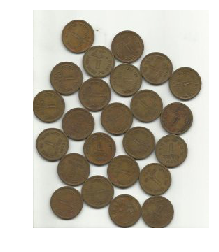
#> input picture Cycle-03/images/coins.png, 219 x 252 px
$ python main.py
#> lines starting #> are read from the running program, lines starting #| are printed output that depends on the picture; after the words box and inside, x2 and y2 are one past the last pixel; in counts of white or black regions, pixels touching at a corner belong together
import cv2
import numpy as np
import matplotlib.pyplot as plt

# Load image
img = cv2.imread('../images/coins.png')
#> img is the input picture: shape (252, 219, 3); mean B, G, R 172.5, 184.2, 189.9

# 1. Grayscale
gray = cv2.cvtColor(img, cv2.COLOR_BGR2GRAY)

# 2. Threshold (Otsu inverse)
_, bin_img = cv2.threshold(gray, 0, 255, cv2.THRESH_BINARY_INV + cv2.THRESH_OTSU)
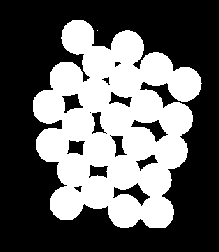
#> bin_img: shape (252, 219); 39.1% white; 2 white regions (1 under 20 px), largest, box (x1, y1, x2, y2) and area: (33, 20, 202, 228) 21553

# 3. Morphological opening (remove noise)
kernel = cv2.getStructuringElement(cv2.MORPH_RECT, (3,3))
bin_img = cv2.morphologyEx(bin_img, cv2.MORPH_OPEN, kernel, iterations=2)
#> bin_img: shape (252, 219); 39% white; 1 white region, box (x1, y1, x2, y2) and area: (33, 20, 201, 228) 21530

# 4. Sure background area
sure_bg = cv2.dilate(bin_img, kernel, iterations=3)
#> sure_bg: shape (252, 219); 48.5% white; 1 white region, box (x1, y1, x2, y2) and area: (30, 17, 204, 231) 26772

# 5. Finding sure foreground area
dist = cv2.distanceTransform(bin_img, cv2.DIST_L2, 5)
_, sure_fg = cv2.threshold(dist, 0.5*dist.max(), 255, 0)
#> sure_fg: shape (252, 219) float32; 11.4% white; 24 white regions, largest, box (x1, y1, x2, y2) and area: (116, 69, 137, 89) 278, (90, 140, 108, 159) 277, (115, 163, 134, 182) 276
sure_fg = sure_fg.astype(np.uint8)

# 6. Unknown region
unknown = cv2.subtract(sure_bg, sure_fg)
#> unknown: shape (252, 219); 37.1% white; 1 white region, box (x1, y1, x2, y2) and area: (30, 17, 204, 231) 20470

# 7. Marker labelling
_, markers = cv2.connectedComponents(sure_fg)
#> markers: shape (252, 219) int32; 25 distinct labels, from 0 to 24
markers = markers + 1
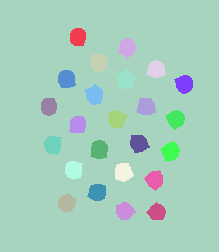
#> markers: shape (252, 219) int32; 25 distinct labels, from 1 to 25; one colour per label, 0 black
markers[unknown == 255] = 0
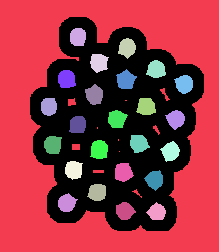
#> markers: shape (252, 219) int32; 26 distinct labels, from 0 to 25; one colour per label, 0 black

# 8. Watershed
markers = cv2.watershed(img, markers)
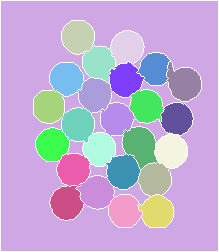
#> markers: shape (252, 219) int32; 26 distinct labels, from -1 to 25; one colour per label, 0 black, -1 white

# Create result image with contours
img_out = img.copy()
contours = []
for label in np.unique(markers):
    if label <= 1: continue # Skip background and unknown
    mask = np.where(markers == label, 255, 0).astype(np.uint8)
    cnts, _ = cv2.findContours(mask, cv2.RETR_EXTERNAL, cv2.CHAIN_APPROX_SIMPLE)
    if cnts:
        contours.append(cnts[0])
#> this loop made 26 passes
#> label on pass 1: -1
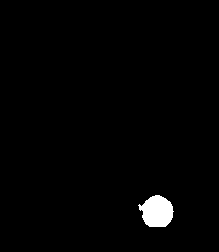
#> mask: shape (252, 219); 1.5% white; 1 white region
#> after the loop, contours = 24 contours; largest, box (x1, y1, x2, y2) and area: (122, 127, 157, 169) 913, (167, 62, 201, 101) 855, (106, 154, 140, 189) 829, (76, 176, 114, 209) 817, (62, 108, 94, 143) 808

cv2.drawContours(img_out, contours, -1, (0, 0, 255), 2)
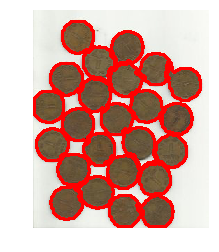
#> img_out: shape (252, 219, 3); 14.3% of pixels changed, all inside (x1, y1, x2, y2) = (33, 20, 202, 228)

# Visualization
results = [
    ('Original', img, None),
    ('Binary (Otsu)', bin_img, 'gray'),
    ('Distance Transform', dist, 'gray'),
    ('Sure Foreground', sure_fg, 'gray'),
    ('Sure Background', sure_bg, 'gray'),
    ('Unknown Region', unknown, 'gray'),
    ('Markers', markers, 'tab20b'),
    ('Final Result', img_out, None)
]

plt.figure(figsize=(9, 9))
for i, (title, image, cmap) in enumerate(results):
    plt.subplot(3, 3, i+1)
    if len(image.shape) == 3:
        plt.imshow(cv2.cvtColor(image, cv2.COLOR_BGR2RGB))
    else:
        plt.imshow(image, cmap=cmap if cmap else 'gray')
    plt.title(title)
    plt.axis('off')
#> this loop made 8 passes

plt.tight_layout()
plt.savefig('output.png')
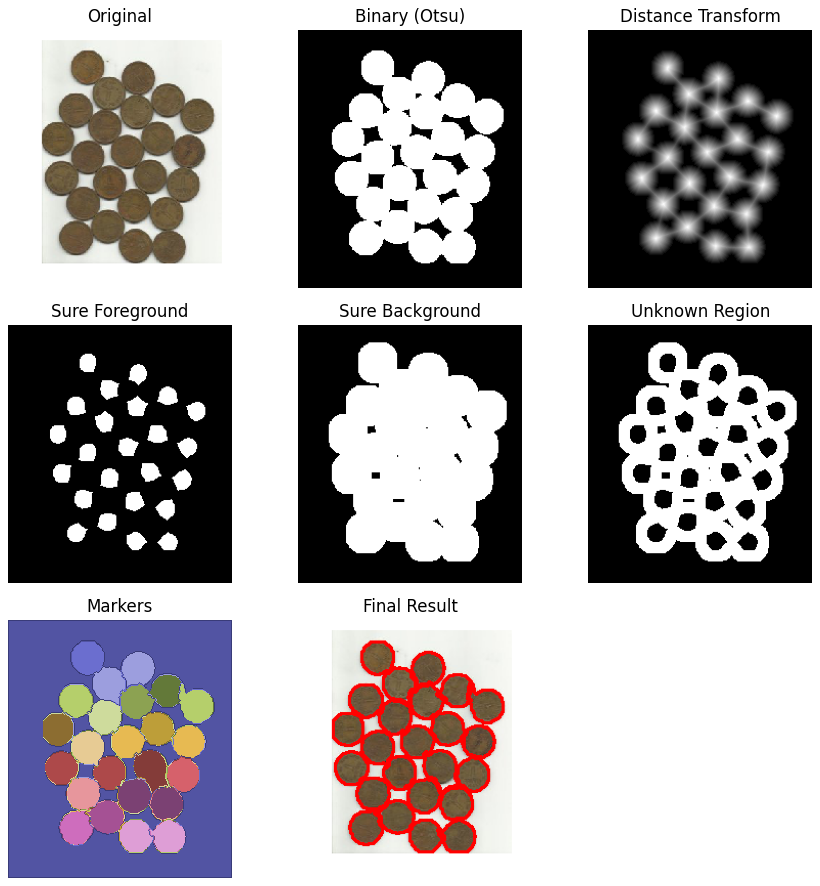
#> figure drawn by matplotlib, 8 panels
plt.show()
